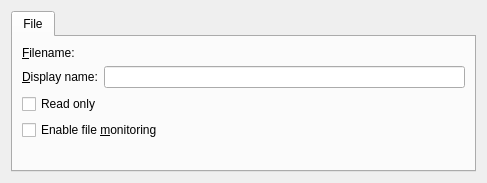
<?xml version="1.0" encoding="UTF-8"?>
<ui version="4.0">
 <class>SingleFileResourceConfigDialog</class>
 <widget class="QWidget" name="SingleFileResourceConfigDialog">
  <property name="geometry">
   <rect>
    <x>0</x>
    <y>0</y>
    <width>487</width>
    <height>183</height>
   </rect>
  </property>
  <layout class="QGridLayout" name="gridLayout_2">
   <item row="5" column="0">
    <widget class="QTabWidget" name="ktabwidget">
     <widget class="QWidget" name="tab">
      <attribute name="title">
       <string>File</string>
      </attribute>
      <layout class="QVBoxLayout" name="tabLayout">
       <item>
        <layout class="QHBoxLayout" name="horizontalLayout">
         <item>
          <widget class="QLabel" name="label">
           <property name="text">
            <string>&amp;Filename:</string>
           </property>
           <property name="buddy">
            <cstring>kcfg_Path</cstring>
           </property>
          </widget>
         </item>
         <item>
          <widget class="KUrlRequester" name="kcfg_Path"/>
         </item>
        </layout>
       </item>
       <item>
        <layout class="QHBoxLayout" name="horizontalLayout_2">
         <item>
          <widget class="QLabel" name="label_2">
           <property name="text">
            <string>&amp;Display name:</string>
           </property>
           <property name="buddy">
            <cstring>kcfg_DisplayName</cstring>
           </property>
          </widget>
         </item>
         <item>
          <widget class="KLineEdit" name="kcfg_DisplayName"/>
         </item>
        </layout>
       </item>
       <item>
        <widget class="QCheckBox" name="kcfg_ReadOnly">
         <property name="text">
          <string>Read only</string>
         </property>
        </widget>
       </item>
       <item>
        <widget class="QCheckBox" name="kcfg_MonitorFile">
         <property name="text">
          <string>Enable file &amp;monitoring</string>
         </property>
        </widget>
       </item>
       <item>
        <spacer name="verticalSpacer">
         <property name="orientation">
          <enum>Qt::Vertical</enum>
         </property>
         <property name="sizeHint" stdset="0">
          <size>
           <width>20</width>
           <height>40</height>
          </size>
         </property>
        </spacer>
       </item>
      </layout>
     </widget>
    </widget>
   </item>
  </layout>
 </widget>
 <customwidgets>
  <customwidget>
   <class>KLineEdit</class>
   <extends>QLineEdit</extends>
   <header>klineedit.h</header>
  </customwidget>
  <customwidget>
   <class>KUrlRequester</class>
   <extends>QFrame</extends>
   <header>kurlrequester.h</header>
  </customwidget>
 </customwidgets>
 <resources/>
 <connections/>
</ui>
